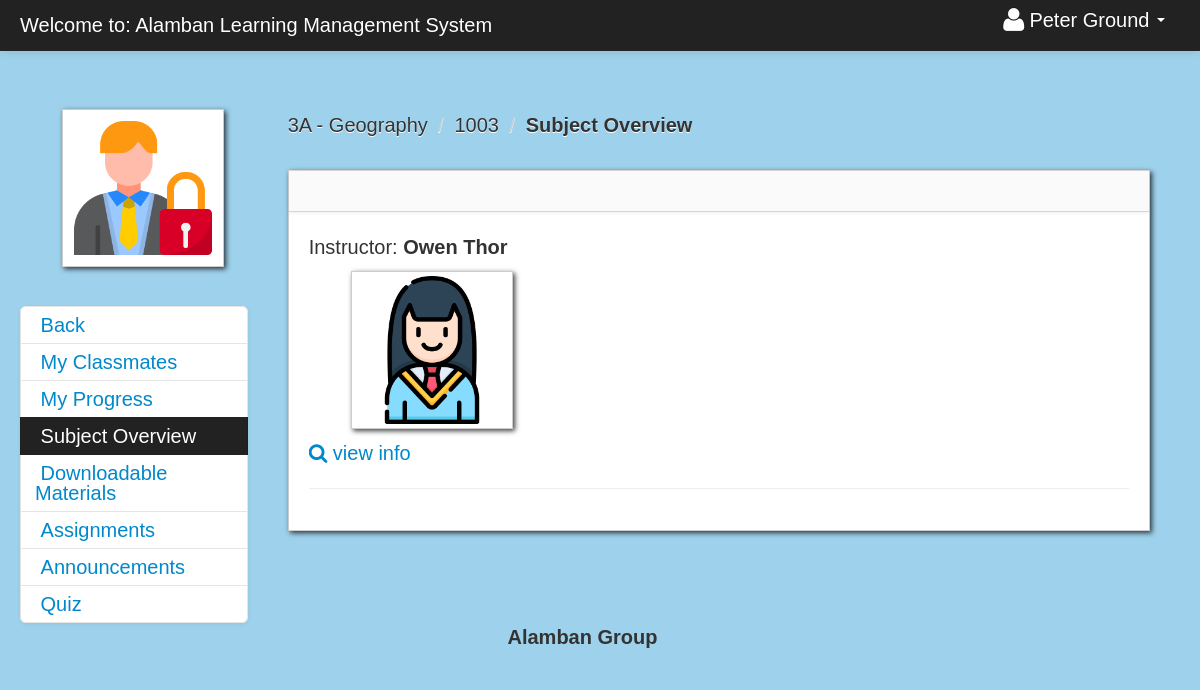
Screenshot of /subject_overview_student.php?id=189 (signed in) with the database file from the repository.
### tables this page shows
CREATE TABLE `student` (
  `student_id` int(11) NOT NULL,
  `firstname` varchar(100) NOT NULL,
  `lastname` varchar(100) NOT NULL,
  `class_id` int(11) NOT NULL,
  `username` varchar(100) NOT NULL,
  `password` varchar(100) NOT NULL,
  `location` varchar(100) NOT NULL,
  `status` varchar(100) NOT NULL
);

CREATE TABLE `teacher_class` (
  `teacher_class_id` int(11) NOT NULL,
  `teacher_id` int(11) NOT NULL,
  `class_id` int(11) NOT NULL,
  `subject_id` int(11) NOT NULL,
  `thumbnails` varchar(100) NOT NULL,
  `school_year` varchar(100) NOT NULL
);

CREATE TABLE `class` (
  `class_id` int(11) NOT NULL,
  `class_name` varchar(100) NOT NULL
);

CREATE TABLE `subject` (
  `subject_id` int(11) NOT NULL,
  `subject_code` varchar(100) NOT NULL,
  `subject_title` varchar(100) NOT NULL,
  `category` varchar(100) NOT NULL,
  `description` longtext NOT NULL,
  `unit` int(11) NOT NULL,
  `Pre_req` varchar(100) NOT NULL,
  `semester` varchar(100) NOT NULL
);

CREATE TABLE `teacher` (
  `teacher_id` int(11) NOT NULL,
  `username` varchar(100) NOT NULL,
  `password` varchar(200) NOT NULL,
  `firstname` varchar(100) NOT NULL,
  `lastname` varchar(100) NOT NULL,
  `department_id` int(11) NOT NULL,
  `location` varchar(200) NOT NULL,
  `about` varchar(500) NOT NULL,
  `teacher_status` varchar(20) NOT NULL,
  `teacher_stat` varchar(100) NOT NULL
);

### session.php (called while the page is built, shortened)
<?php
$session_id=$_SESSION['id'];
?>

### subject_overview_student.php (the view, shortened to what this page needs)
<?php include('header_dashboard.php'); ?>
<?php include('session.php'); ?>
<?php $get_id = $_GET['id']; ?>
    <body>
		<?php include('navbar_student.php'); ?>
        <div class="container-fluid">
            <div class="row-fluid">
				<?php include('subject_overview_link_student.php'); ?>
                <div class="span9" id="content">
                     <div class="row-fluid">
										<?php $class_query = mysqli_query($conn,"select * from teacher_class
										LEFT JOIN class ON class.class_id = teacher_class.class_id
										LEFT JOIN subject ON subject.subject_id = teacher_class.subject_id
										where teacher_class_id = '$get_id'")or die(mysqli_error());
										$class_row = mysqli_fetch_array($class_query);
										?>
					     <ul class="breadcrumb">
							<li><a href="#"><?php echo $class_row['class_name']; ?></a> <span class="divider">/</span></li>
							<li><a href="#"><?php echo $class_row['subject_code']; ?></a> <span class="divider">/</span></li>
							<li><a href="#"><b>Subject Overview</b></a></li>
						</ul>
                        <div id="block_bg" class="block">
                            <div class="navbar navbar-inner block-header">
                            </div>
                            <div class="block-content collapse in">
                                <div class="span12">
  											<?php $query = mysqli_query($conn,"select * from teacher_class
										LEFT JOIN class ON class.class_id = teacher_class.class_id
										LEFT JOIN subject ON subject.subject_id = teacher_class.subject_id
										LEFT JOIN teacher ON teacher.teacher_id = teacher_class.teacher_id
										where teacher_class_id = '$get_id'")or die(mysqli_error());
										$row = mysqli_fetch_array($query);
										?>
										Instructor: <strong><?php echo $row['firstname']; ?> <?php echo $row['lastname']; ?></strong>
															<br>
															<img id="avatar" class="img-polaroid" src="admin/<?php echo $row['location']; ?>" width>
															<p><a href=""><i class="icon-search"></i> view info</a></p>
															<hr>
                                </div>
                            </div>
                        </div>
                    </div>
                </div>
            </div>
		<?php include('footer.php'); ?>
        </div>
		<?php include('script.php'); ?>
    </body>
</html>

### header_dashboard.php (shortened to what this page needs)
<!DOCTYPE html>
<html class="no-js">
    <head>
        <link href="admin/bootstrap/css/bootstrap.min.css" rel="stylesheet" media="screen">
        <link href="admin/bootstrap/css/bootstrap-responsive.min.css" rel="stylesheet" media="screen">
        <link href="admin/bootstrap/css/font-awesome.css" rel="stylesheet" media="screen">
        <link href="admin/bootstrap/css/my_style.css" rel="stylesheet" media="screen">
        <link href="admin/bootstrap/css/print.css" rel="stylesheet" media="print">
        <link href="admin/vendors/easypiechart/jquery.easy-pie-chart.css" rel="stylesheet" media="screen">
        <link href="admin/assets/styles.css" rel="stylesheet" media="screen">
		<link href="admin/vendors/fullcalendar/fullcalendar.css" rel="stylesheet" media="screen">
		<link href="admin/assets/DT_bootstrap.css" rel="stylesheet" media="screen">
		<link href="admin/vendors/jGrowl/jquery.jgrowl.css" rel="stylesheet" media="screen">
		<link rel="stylesheet" type="text/css" href="admin/vendors/bootstrap-wysihtml5/src/bootstrap-wysihtml5.css"></link>
		<link href="admin/vendors/jGrowl/jquery.jgrowl.css" rel="stylesheet" media="screen">
    </head>

### navbar_student.php (shortened to what this page needs)
<div class="navbar navbar-fixed-top navbar-inverse">
        <div class="navbar-inner">
            <div class="container-fluid">
                <a class="brand" href="#">Welcome to: Alamban Learning Management System</a>
					<div class="nav-collapse collapse">
						<ul class="nav pull-right">
							<?php $query= mysqli_query($conn,"select * from student where student_id = '$session_id'")or die(mysqli_error());
									$row = mysqli_fetch_array($query);
							?>
							<li class="dropdown">
								<a href="#" role="button" class="dropdown-toggle" data-toggle="dropdown"> <i class="icon-user icon-large"></i><?php echo $row['firstname']." ".$row['lastname'];  ?> <i class="caret"></i></a>
							</li>
						</ul>
					</div>
            </div>
        </div>
</div>

### subject_overview_link_student.php
<div class="span3" id="sidebar">
	<img id="avatar" src="admin/<?php echo $row['location']; ?>" class="img-polaroid">
		<ul class="nav nav-list bs-docs-sidenav nav-collapse collapse">
		<li class=""><a href="dashboard_student.php">&nbsp;Back</a></li>
				<li class=""><a href="my_classmates.php<?php echo '?id='.$get_id; ?>">&nbsp;My Classmates</a></li>
				<li class=""><a href="progress.php<?php echo '?id='.$get_id; ?>">&nbsp;My Progress</a></li>
				<li class="active"><a href="subject_overview_student.php<?php echo '?id='.$get_id; ?>">&nbsp;Subject Overview</a></li>
				<li class=""><a href="downloadable_student.php<?php echo '?id='.$get_id; ?>">&nbsp;Downloadable Materials</a></li>
				<li class=""><a href="assignment_student.php<?php echo '?id='.$get_id; ?>">&nbsp;Assignments</a></li>
				<li class=""><a href="announcements_student.php<?php echo '?id='.$get_id; ?>">&nbsp;Announcements</a></li>
				<li class=""><a href="student_quiz_list.php<?php echo '?id='.$get_id; ?>">&nbsp;Quiz</a></li>
		</ul>
</div>

### footer.php
<center>
		<footer>
		<p>Alamban Group</p>
		</footer>
</center>

### script.php (shortened to what this page needs)
	<link href="admin/vendors/datepicker.css" rel="stylesheet" media="screen">
	<link href="admin/vendors/uniform.default.css" rel="stylesheet" media="screen">
	<link href="admin/vendors/chosen.min.css" rel="stylesheet" media="screen">
<link rel="stylesheet" type="text/css" href="admin/assets//style.css" />
	<link href="admin/vendors/datepicker.css" rel="stylesheet" media="screen">

### admin/assets/styles.css (style rules this page uses)
body { padding-top: 100px; padding-bottom: 50px; background-color: #0088cc61; }
#content { margin-left:0px; }
.breadcrumb { margin: 0 0 0px; padding: 10px 0px; background-color: transparent; }
.block { background: url("../images/pixel-60fff.png") repeat scroll 0 0 rgba(0, 0, 0, 0) !important; border: 1px solid #ccc; background: white; margin: 1em 0em; border-top: none; -webkit-box-shadow: 2px 2px 5px rgba(0, 0, 6, 0.75); -moz-box-shadow: 2px 2px 5px rgba(0, 0, 6, 0.75); box-shadow: 2px 2px 5px rgba(0, 0, 6, 0.75); }
.block-content { margin: 1em; min-height: .25em; }
.block-header { margin-bottom: 0px; border-right: none; border-left: none; -webkit-border-radius: 0px; -moz-border-radius: 0px; border-radius: 0px; }
.bs-docs-sidenav { max-width: 228px; margin: 30px 0 0; padding: 0; background-color: #fff; -webkit-border-radius: 6px; -moz-border-radius: 6px; border-radius: 6px; -webkit-box-shadow: 0 1px 4px rgba(0,0,0,.065); -moz-box-shadow: 0 1px 4px rgba(0,0,0,.065); box-shadow: 0 1px 4px rgba(0,0,0,.065); }
.bs-docs-sidenav > li > a { display: block; width: 190px \9; margin: 0 0 -1px; padding: 8px 14px; border: 1px solid #e5e5e5; }
.bs-docs-sidenav > li:first-child > a { -webkit-border-radius: 6px 6px 0 0; -moz-border-radius: 6px 6px 0 0; border-radius: 6px 6px 0 0; }
.bs-docs-sidenav > li:last-child > a { -webkit-border-radius: 0 0 6px 6px; -moz-border-radius: 0 0 6px 6px; border-radius: 0 0 6px 6px; }
.bs-docs-sidenav > .active > a { position: relative; z-index: 2; padding: 9px 15px; border: 0; text-shadow: 0 1px 0 rgba(0,0,0,.15); -webkit-box-shadow: inset 1px 0 0 rgba(0,0,0,.1), inset -1px 0 0 rgba(0,0,0,.1); -moz-box-shadow: inset 1px 0 0 rgba(0,0,0,.1), inset -1px 0 0 rgba(0,0,0,.1); box-shadow: inset 1px 0 0 rgba(0,0,0,.1), inset -1px 0 0 rgba(0,0,0,.1); }

### rows the page displays
student: firstname "Peter", lastname "Ground", location (picture)
teacher_class: class.class_name "3A - Geography", subject.subject_code "1003", teacher.firstname "Owen", teacher.lastname "Thor", teacher.location (picture)
